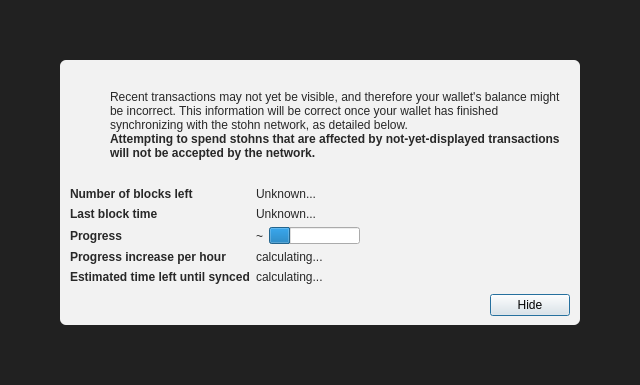
<?xml version="1.0" encoding="UTF-8"?>
<ui version="4.0">
 <class>ModalOverlay</class>
 <widget class="ModalOverlay" name="ModalOverlay">
  <property name="geometry">
   <rect>
    <x>0</x>
    <y>0</y>
    <width>640</width>
    <height>385</height>
   </rect>
  </property>
  <property name="windowTitle">
   <string>Form</string>
  </property>
  <layout class="QVBoxLayout" name="verticalLayout" stretch="0">
   <property name="sizeConstraint">
    <enum>QLayout::SetDefaultConstraint</enum>
   </property>
   <property name="leftMargin">
    <number>0</number>
   </property>
   <property name="topMargin">
    <number>0</number>
   </property>
   <property name="rightMargin">
    <number>0</number>
   </property>
   <property name="bottomMargin">
    <number>0</number>
   </property>
   <item>
    <widget class="QWidget" name="bgWidget" native="true">
     <property name="styleSheet">
      <string notr="true">#bgWidget { background: rgba(0,0,0,220); }</string>
     </property>
     <layout class="QVBoxLayout" name="verticalLayoutMain" stretch="1">
      <property name="leftMargin">
       <number>60</number>
      </property>
      <property name="topMargin">
       <number>60</number>
      </property>
      <property name="rightMargin">
       <number>60</number>
      </property>
      <property name="bottomMargin">
       <number>60</number>
      </property>
      <item>
       <widget class="QWidget" name="contentWidget" native="true">
        <property name="styleSheet">
         <string notr="true">#contentWidget { background: rgba(255,255,255,240); border-radius: 6px; }

QLabel { color: rgb(40,40,40);  }</string>
        </property>
        <layout class="QVBoxLayout" name="verticalLayoutSub" stretch="1,0,0,0">
         <property name="spacing">
          <number>0</number>
         </property>
         <property name="leftMargin">
          <number>10</number>
         </property>
         <property name="topMargin">
          <number>10</number>
         </property>
         <property name="rightMargin">
          <number>10</number>
         </property>
         <property name="bottomMargin">
          <number>10</number>
         </property>
         <item>
          <layout class="QHBoxLayout" name="horizontalLayoutIconText" stretch="0,1">
           <property name="topMargin">
            <number>20</number>
           </property>
           <item>
            <layout class="QVBoxLayout" name="verticalLayoutIcon">
             <property name="leftMargin">
              <number>0</number>
             </property>
             <item>
              <widget class="QPushButton" name="warningIcon">
               <property name="enabled">
                <bool>false</bool>
               </property>
               <property name="text">
                <string/>
               </property>
               <property name="icon">
                <iconset>
                 <normaloff>:/icons/warning</normaloff>
                 <disabledoff>:/icons/warning</disabledoff>:/icons/warning</iconset>
               </property>
               <property name="iconSize">
                <size>
                 <width>48</width>
                 <height>48</height>
                </size>
               </property>
               <property name="flat">
                <bool>true</bool>
               </property>
              </widget>
             </item>
             <item>
              <spacer name="verticalSpacerWarningIcon">
               <property name="orientation">
                <enum>Qt::Vertical</enum>
               </property>
               <property name="sizeHint" stdset="0">
                <size>
                 <width>20</width>
                 <height>40</height>
                </size>
               </property>
              </spacer>
             </item>
            </layout>
           </item>
           <item>
            <layout class="QVBoxLayout" name="verticalLayoutInfoText">
             <property name="leftMargin">
              <number>0</number>
             </property>
             <property name="topMargin">
              <number>0</number>
             </property>
             <item>
              <widget class="QLabel" name="infoText">
               <property name="text">
                <string>Recent transactions may not yet be visible, and therefore your wallet's balance might be incorrect. This information will be correct once your wallet has finished synchronizing with the stohn network, as detailed below.</string>
               </property>
               <property name="textFormat">
                <enum>Qt::RichText</enum>
               </property>
               <property name="wordWrap">
                <bool>true</bool>
               </property>
              </widget>
             </item>
             <item>
              <widget class="QLabel" name="infoTextStrong">
               <property name="font">
                <font>
                 <weight>75</weight>
                 <bold>true</bold>
                </font>
               </property>
               <property name="text">
                <string>Attempting to spend stohns that are affected by not-yet-displayed transactions will not be accepted by the network.</string>
               </property>
               <property name="textFormat">
                <enum>Qt::RichText</enum>
               </property>
               <property name="wordWrap">
                <bool>true</bool>
               </property>
              </widget>
             </item>
             <item>
              <spacer name="verticalSpacerInTextSpace">
               <property name="orientation">
                <enum>Qt::Vertical</enum>
               </property>
               <property name="sizeHint" stdset="0">
                <size>
                 <width>20</width>
                 <height>40</height>
                </size>
               </property>
              </spacer>
             </item>
            </layout>
           </item>
          </layout>
         </item>
         <item>
          <spacer name="verticalSpacerAfterText">
           <property name="orientation">
            <enum>Qt::Vertical</enum>
           </property>
           <property name="sizeHint" stdset="0">
            <size>
             <width>20</width>
             <height>40</height>
            </size>
           </property>
          </spacer>
         </item>
         <item>
          <layout class="QFormLayout" name="formLayout">
           <property name="fieldGrowthPolicy">
            <enum>QFormLayout::FieldsStayAtSizeHint</enum>
           </property>
           <property name="horizontalSpacing">
            <number>6</number>
           </property>
           <property name="verticalSpacing">
            <number>6</number>
           </property>
           <property name="topMargin">
            <number>10</number>
           </property>
           <item row="0" column="0">
            <widget class="QLabel" name="labelNumberOfBlocksLeft">
             <property name="font">
              <font>
               <weight>75</weight>
               <bold>true</bold>
              </font>
             </property>
             <property name="text">
              <string>Number of blocks left</string>
             </property>
            </widget>
           </item>
           <item row="0" column="1">
            <widget class="QLabel" name="numberOfBlocksLeft">
             <property name="text">
              <string>Unknown...</string>
             </property>
            </widget>
           </item>
           <item row="1" column="0">
            <widget class="QLabel" name="labelLastBlockTime">
             <property name="font">
              <font>
               <weight>75</weight>
               <bold>true</bold>
              </font>
             </property>
             <property name="text">
              <string>Last block time</string>
             </property>
            </widget>
           </item>
           <item row="1" column="1">
            <widget class="QLabel" name="newestBlockDate">
             <property name="sizePolicy">
              <sizepolicy hsizetype="Maximum" vsizetype="Preferred">
               <horstretch>0</horstretch>
               <verstretch>0</verstretch>
              </sizepolicy>
             </property>
             <property name="text">
              <string>Unknown...</string>
             </property>
            </widget>
           </item>
           <item row="2" column="0">
            <widget class="QLabel" name="labelSyncDone">
             <property name="font">
              <font>
               <weight>75</weight>
               <bold>true</bold>
              </font>
             </property>
             <property name="text">
              <string>Progress</string>
             </property>
            </widget>
           </item>
           <item row="2" column="1">
            <layout class="QHBoxLayout" name="horizontalLayoutSync" stretch="0,1">
             <item>
              <widget class="QLabel" name="percentageProgress">
               <property name="text">
                <string notr="true">~</string>
               </property>
              </widget>
             </item>
             <item>
              <widget class="QProgressBar" name="progressBar">
               <property name="value">
                <number>24</number>
               </property>
               <property name="format">
                <string/>
               </property>
              </widget>
             </item>
            </layout>
           </item>
           <item row="4" column="0">
            <widget class="QLabel" name="labelProgressIncrease">
             <property name="font">
              <font>
               <weight>75</weight>
               <bold>true</bold>
              </font>
             </property>
             <property name="text">
              <string>Progress increase per hour</string>
             </property>
            </widget>
           </item>
           <item row="4" column="1">
            <widget class="QLabel" name="progressIncreasePerH">
             <property name="text">
              <string>calculating...</string>
             </property>
            </widget>
           </item>
           <item row="5" column="0">
            <widget class="QLabel" name="labelEstimatedTimeLeft">
             <property name="font">
              <font>
               <weight>75</weight>
               <bold>true</bold>
              </font>
             </property>
             <property name="text">
              <string>Estimated time left until synced</string>
             </property>
            </widget>
           </item>
           <item row="5" column="1">
            <widget class="QLabel" name="expectedTimeLeft">
             <property name="text">
              <string>calculating...</string>
             </property>
            </widget>
           </item>
          </layout>
         </item>
         <item>
          <layout class="QHBoxLayout" name="horizontalLayoutButtons">
           <property name="leftMargin">
            <number>10</number>
           </property>
           <property name="topMargin">
            <number>10</number>
           </property>
           <item>
            <spacer name="horizontalSpacer">
             <property name="orientation">
              <enum>Qt::Horizontal</enum>
             </property>
             <property name="sizeHint" stdset="0">
              <size>
               <width>40</width>
               <height>20</height>
              </size>
             </property>
            </spacer>
           </item>
           <item>
            <widget class="QPushButton" name="closeButton">
             <property name="text">
              <string>Hide</string>
             </property>
             <property name="focusPolicy">
              <enum>Qt::StrongFocus</enum>
             </property>
             <property name="default">
              <bool>true</bool>
             </property>
            </widget>
           </item>
          </layout>
         </item>
        </layout>
       </widget>
      </item>
     </layout>
    </widget>
   </item>
  </layout>
 </widget>
 <customwidgets>
  <customwidget>
   <class>ModalOverlay</class>
   <extends>QWidget</extends>
   <header>qt/modaloverlay.h</header>
   <container>1</container>
  </customwidget>
 </customwidgets>
 <resources/>
 <connections/>
</ui>
